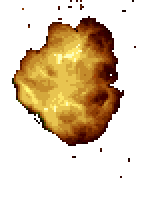
#> input picture src/main/resources/explode.gif, 142 x 200 px
$ python pack_android_explosion.py
#> lines starting #> are read from the running program, lines starting #| are printed output that depends on the picture
"""Pack the original explosion for Android. Run from any directory; requires Pillow."""
from pathlib import Path
import shutil

from PIL import Image


root = Path(__file__).resolve().parents[1]
source = root / "src/main/resources"
target = root / "android/src/main/assets/effects"
target.mkdir(parents=True, exist_ok=True)

with Image.open(source / "explode.gif") as animation:
    # TowerGame uses 17 frames at 100 ms, laid out in five columns.
#> animation is the input picture: PIL image 142x200 P; mean R, G, B, A 217.1, 198.5, 172.2, 89.1
    assert animation.size == (142, 200) and animation.n_frames == 17
    atlas = Image.new("RGBA", (710, 800))
#> atlas: PIL image 710x800 RGBA; every value is 0
    for index in range(animation.n_frames):
        animation.seek(index)
        assert animation.info.get("duration") == 100
        atlas.paste(animation.convert("RGBA"), (index % 5 * 142, index // 5 * 200))
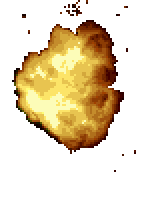
#> animation: PIL image 142x200 RGBA; mean R, G, B, A 146.2, 85.5, 51.3, 91.4; transparent parts drawn white
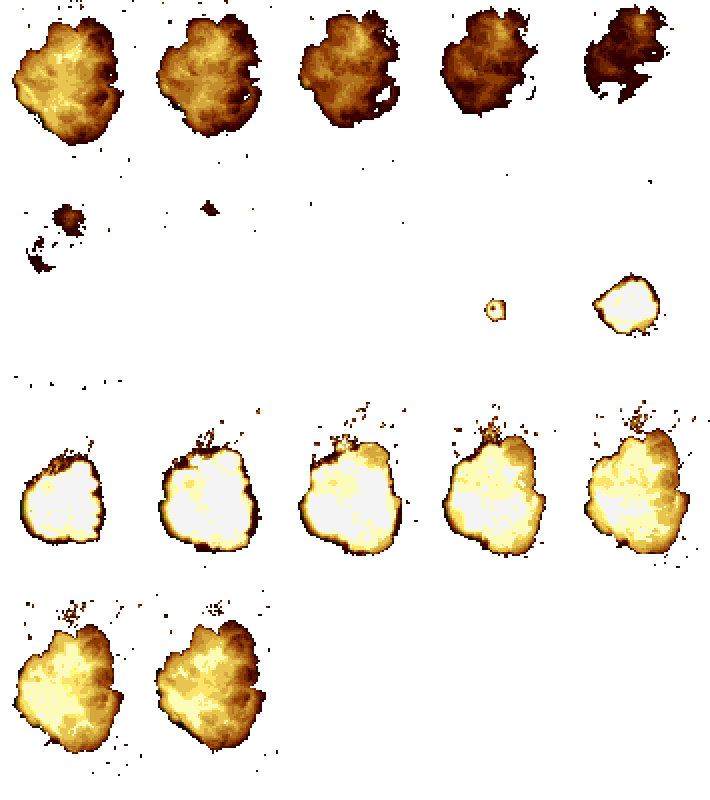
#> atlas: PIL image 710x800 RGBA; mean R, G, B, A 143, 117.1, 88.9, 48.5; transparent parts drawn white
    atlas.save(target / "explosion.png", optimize=True)

shutil.copyfile(source / "explode.wav", target / "explosion.wav")
